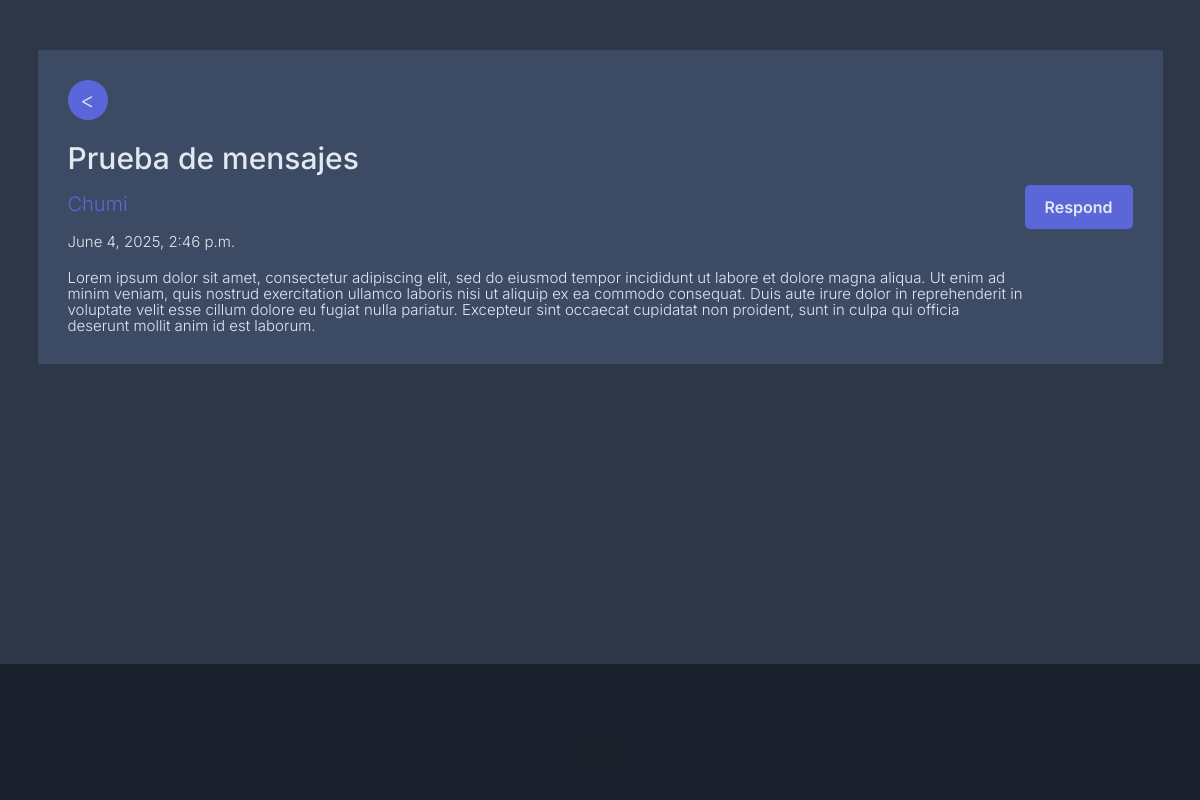
Screenshot of /message/692184ee-6ccd-4927-b733-a07f3a18cb83/ (signed in) with the database file from the repository.
### users/models.py (models this page shows, shortened)
class Message(models.Model):
    sender = models.ForeignKey(Profile, on_delete=models.SET_NULL, null=True, blank=True, related_name='sent_messages')
    recipient = models.ForeignKey(Profile, on_delete=models.CASCADE, null=True, blank=True, related_name='received_messages')
    subject = models.CharField(max_length=200)
    body = models.TextField()
    name = models.CharField(max_length=200, null=True, blank=True)
    email = models.EmailField(max_length=200, null=True, blank=True)
    is_read = models.BooleanField(default = False)
    created = models.DateTimeField(auto_now_add= True)
    id = models.UUIDField(default = uuid.uuid4, unique = True, primary_key= True, editable=False)
    class Meta:
        ordering = ['is_read', '-created']
        indexes = [
        models.Index(fields=['sender', 'created']),
        models.Index(fields=['recipient', 'is_read', 'created']),
    ]

class Profile(models.Model):
    user = models.OneToOneField(User, on_delete= models.CASCADE, null= True, blank=True)
    name = models.CharField(max_length= 200, blank= True, null=True)
    username = models.CharField(max_length=200, null=True, blank = True)
    location = models.CharField(max_length=200, null=True, blank = True)
    email = models.EmailField(max_length= 500, null = True, blank = True)
    short_intro = models.CharField(max_length=200, null=True, blank = True)
    bio = models.TextField( null=True, blank = True)
    profile_image = models.ImageField( null=True, blank = True, upload_to='profiles/', default= 'profiles/user-default.png')
    social_github = models.CharField(max_length= 200, blank= True, null=True)
    social_twitter = models.CharField(max_length= 200, blank= True, null=True)
    social_linkedin = models.CharField(max_length= 200, blank= True, null=True)
    social_youtube = models.CharField(max_length= 200, blank= True, null=True)
    social_website = models.CharField(max_length= 200, blank= True, null=True)
    created = models.DateTimeField(auto_now_add= True)
    id = models.UUIDField(default = uuid.uuid4, unique = True, primary_key= True, editable=False)

### users/views/messages_views.py (the view)
# urls.py: path( 'message/<str:pk>/', messages_views.single_message , name = 'message'),
def single_message(request, pk):
    profile = request.user.profile
    single_message = profile.received_messages.get(id = pk)
    if single_message.is_read == False:
        single_message.is_read = True
        single_message.save()
    context = {'single_message': single_message}
    return render(request, 'users/message.html', context )

### users/templates/users/message.html
{% extends 'base.html' %}
{% block content %}
<main class="main  ">
  <div class="container">
    <div class="singleMessage">
      <div class="singleMessage__container">
      <div class="backButton__container">
        <a class="go-back" href="{% url 'inbox' %}"><</a>
      </div>
      <h2 class="singleMessage__subject">{{single_message.subject}}</h4>
        {% if single_message.sender %}
        <a href="{% url 'user-profile' single_message.sender.id  %}"
          class="singleMessage__author">{{single_message.sender.name|title}}</a>
        {% else %}
        <p class="singleMessage__author">{{single_message.name|title}}</p>
        {% endif %}
        <p class="singleMessage__date">{{single_message.created}}</p>
        <div class="singleMessage__body">{{single_message.body|linebreaksbr}}
        </div>
      </div>
      <a href="{% url 'send-message' single_message.sender.id %}" class="singleMessage__respond btn">Respond</a>
    </div>
  </div>
</main>
{% endblock content %}

### static/css/base/_variables.css (style rules this page uses)
:root { --bg-color: #2D3748; --bg-color-light: #EDF2F7; --card-bg: #3C4A63; --nav-color: #1A202C; --btn-color: #5A67D8; --accent-color: #718096; --text-main: #E2E8F0; --text-dark: #2D3748; --hover: #7f9cf5e4; --success: #38A169; --success-bg: #E6FFFA; --error: #E53E3E; --error-bg: #FFF5F5; }

### static/css/components/_button.css (style rules this page uses)
.go-back { width: 40px; height: 40px; border-radius: 50%; display: flex ; align-items: center; justify-content: center; font-size: 2.2rem; text-decoration: none; background-color: var(--btn-color); color: var(--text-main); }

### static/css/components/_utilities.css (style rules this page uses)
.container, .container-fluid { margin-top: 4rem; }

### users/static/users/css/message.css (style rules this page uses)
.singleMessage { display: flex; justify-content: space-between; align-items: center; background-color: var(--nav-color); color: var(--text-main); padding: 4rem; background-color: var(--card-bg); padding: 3rem; }
.singleMessage__subject { margin: 2rem 0 2rem 0; color: var(--text-main); font-size: 3rem; }
.singleMessage__author { text-decoration: none; color: var(--btn-color); margin-bottom: 2rem; font-size: 2rem; }
.singleMessage__date { margin: 2rem 0 2rem 0; }

### rows the page displays
Message: subject "Prueba de mensajes", sender.name "Chumi", created "June 4, 2025, 2:46 p.m.", body "Lorem ipsum dolor sit amet, consectetur adipiscing elit, sed do eiusmod tempor incididunt ut labore et dolore magna aliqua. Ut enim ad minim veniam, quis nostrud exercitation ullamco laboris nisi ut aliquip ex ea commodo consequat. Duis aute irure dolor in reprehenderit in voluptate velit esse cillum dolore eu fugiat nulla pariatur. Excepteur sint occaecat cupidatat non proident, sunt in culpa qui officia deserunt mollit anim id est laborum."
